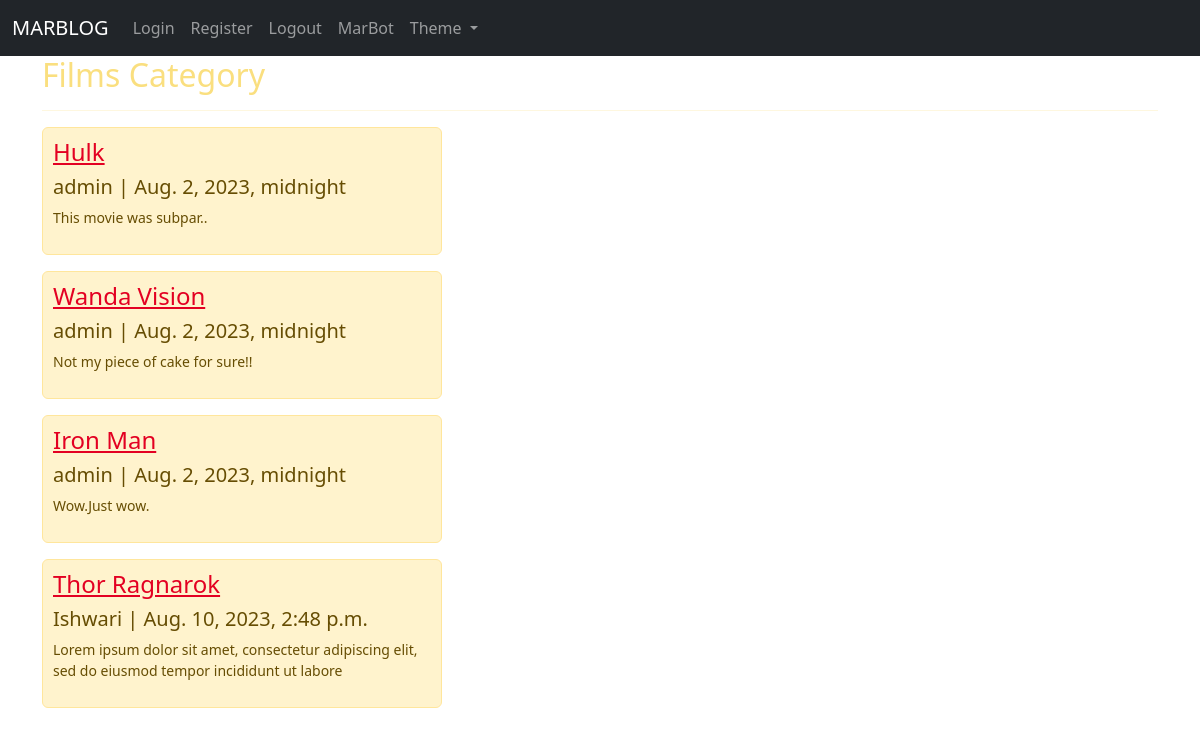
The app's page /category/Films/ with its own data.
### blog/models.py (models this page shows, shortened)
class Post(models.Model):
    title = models.CharField(max_length=255)
    author=models.ForeignKey(User,on_delete=models.CASCADE)
    body=models.TextField()
    post_date=models.DateTimeField(auto_now_add=True)
    category=models.CharField(max_length=255,default="Films")

### blog/views.py (the view)
# urls.py: path('category/<str:cats>/',CategoryView,name='category'),
def CategoryView(request,cats):
    category_posts=Post.objects.filter(category=cats)
    return render(request,'categories.html',{'cats':cats.title(),'category_posts':category_posts})

### blog/templates/categories.html (shortened to what this page needs)
{% extends 'base.html' %}
{% block content %}
{%if category_posts %}
<h1 class="page-title"> {{cats}} Category</h1><hr>
{% for post in category_posts %}
<div class="alert alert-warning post-alert" role="alert">
    <h4 class="alert-heading"><a href="{% url 'article_details' post.pk %}" class="post-item-link">{{post.title}}</a></h4>
    <h5>{{post.author}} | {{post.post_date}}</h5>
    <p>{{post.body|slice:":100"}}</p>
</div>
{% endfor %}
{% else %}
<h2>This page does not exist!</h2>
{% endif %}
{% endblock %}

### blog/templates/base.html (style rules this page uses)
body { background-image: url("https://i.pinimg.com/474x/7a/42/63/7a42633a0d92b3c2cfcc4624ae2692aa.jpg"); background-size: cover; background-position: center top; color: #FADF7F; }
.page-title { font-size: 32px; }
.post-alert { padding: 10px; font-size: 14px; max-width: 400px; }

### blog/templates/categories.html (style rules this page uses)
.post-item-link { color: #E30022; }

### records on screen
Post: title "Hulk", author "admin", post_date "Aug. 2, 2023, midnight", body "This movie was subpar.."
Post: title "Wanda Vision", author "admin", post_date "Aug. 2, 2023, midnight", body "Not my piece of cake for sure!!"
Post: title "Iron Man", author "admin", post_date "Aug. 2, 2023, midnight", body "Wow.Just wow."
Post: title "Thor Ragnarok", author "Ishwari", post_date "Aug. 10, 2023, 2:48 p.m.", body "Lorem ipsum dolor sit amet, consectetur adipiscing elit, sed do eiusmod tempor incididunt ut labore"

### other values on screen
{{ cats }} "Films"
